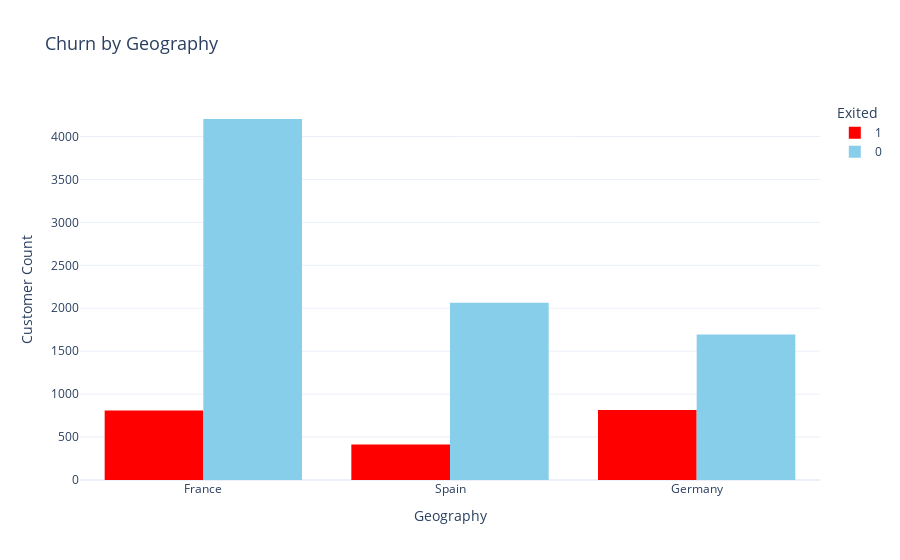

Notebook source saved alongside this figure:
### Markdown cell above
#### Comparing Churn Across Different Regions

### Code cell
colors = {0: 'skyblue', 1: 'red'}

# Create the grouped bar chart
fig = px.histogram(
    df,
    x='Geography',
    color='Exited',
    color_discrete_map=colors,
    barmode='group',
    title='Churn by Geography'
)

# Make the chart look better
fig.update_layout(
    title_font_size=18,
    xaxis_title='Geography',
    yaxis_title='Customer Count',
    legend_title='Exited',
    template='plotly_white'
)

# Show the chart
fig.show()

### Figure 1 — Plotly figure (JSON) as saved in the notebook; plotly's stock layout.template omitted (floating-point values rounded to 4 significant figures; data arrays with more than 128 entries replaced by an {"elided": "..."} marker saying what was removed)
{"data": [{"alignmentgroup": "True", "bingroup": "x", "hovertemplate": "Exited=1<br>Geography=%{x}<br>count=%{y}<extra></extra>", "legendgroup": "1", "marker": {"color": "red", "pattern": {"shape": ""}}, "name": "1", "offsetgroup": "1", "orientation": "v", "showlegend": true, "type": "histogram", "x": {"elided": "2037 str values"}, "xaxis": "x", "yaxis": "y"}, {"alignmentgroup": "True", "bingroup": "x", "hovertemplate": "Exited=0<br>Geography=%{x}<br>count=%{y}<extra></extra>", "legendgroup": "0", "marker": {"color": "skyblue", "pattern": {"shape": ""}}, "name": "0", "offsetgroup": "0", "orientation": "v", "showlegend": true, "type": "histogram", "x": {"elided": "7963 str values"}, "xaxis": "x", "yaxis": "y"}], "layout": {"barmode": "group", "legend": {"title": {"text": "Exited"}, "tracegroupgap": 0}, "title": {"font": {"size": 18}, "text": "Churn by Geography"}, "xaxis": {"anchor": "y", "domain": [0, 1], "title": {"text": "Geography"}}, "yaxis": {"anchor": "x", "domain": [0, 1], "title": {"text": "Customer Count"}}}}
